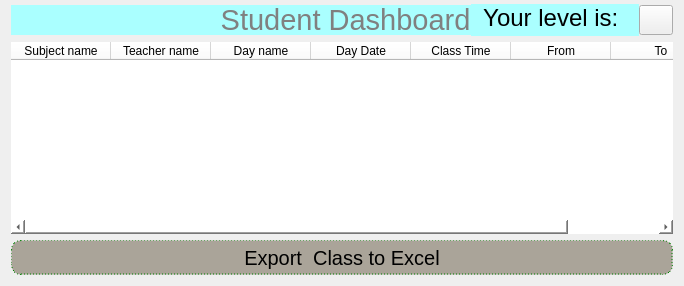
                    <widget class="QWidget" name="page_6">
                     <layout class="QVBoxLayout" name="verticalLayout_11">
                      <property name="topMargin">
                       <number>4</number>
                      </property>
                      <item>
                       <layout class="QHBoxLayout" name="horizontalLayout_10">
                        <property name="spacing">
                         <number>0</number>
                        </property>
                        <property name="topMargin">
                         <number>0</number>
                        </property>
                        <item>
                         <widget class="QLabel" name="label_7">
                          <property name="minimumSize">
                           <size>
                            <width>0</width>
                            <height>0</height>
                           </size>
                          </property>
                          <property name="maximumSize">
                           <size>
                            <width>16777215</width>
                            <height>30</height>
                           </size>
                          </property>
                          <property name="font">
                           <font>
                            <pointsize>22</pointsize>
                           </font>
                          </property>
                          <property name="layoutDirection">
                           <enum>Qt::LeftToRight</enum>
                          </property>
                          <property name="styleSheet">
                           <string notr="true">border-radius:none;
background-color:rgb(170, 255, 255);
color:gray;</string>
                          </property>
                          <property name="text">
                           <string>                          Student Dashboard</string>
                          </property>
                          <property name="alignment">
                           <set>Qt::AlignCenter</set>
                          </property>
                         </widget>
                        </item>
                        <item>
                         <widget class="QLabel" name="label_11">
                          <property name="maximumSize">
                           <size>
                            <width>156</width>
                            <height>16777215</height>
                           </size>
                          </property>
                          <property name="font">
                           <font>
                            <pointsize>18</pointsize>
                           </font>
                          </property>
                          <property name="styleSheet">
                           <string notr="true">background-color:rgb(170, 255, 255);
padding-bottom:4;</string>
                          </property>
                          <property name="text">
                           <string> Your level is:</string>
                          </property>
                         </widget>
                        </item>
                        <item>
                         <widget class="QLabel" name="label_9">
                          <property name="maximumSize">
                           <size>
                            <width>60</width>
                            <height>16777215</height>
                           </size>
                          </property>
                          <property name="font">
                           <font>
                            <pointsize>18</pointsize>
                           </font>
                          </property>
                          <property name="styleSheet">
                           <string notr="true">background-color:rgb(170, 255, 255);
</string>
                          </property>
                          <property name="text">
                           <string/>
                          </property>
                         </widget>
                        </item>
                        <item>
                         <widget class="QPushButton" name="pushButton_14">
                          <property name="minimumSize">
                           <size>
                            <width>0</width>
                            <height>0</height>
                           </size>
                          </property>
                          <property name="maximumSize">
                           <size>
                            <width>45</width>
                            <height>30</height>
                           </size>
                          </property>
                          <property name="toolTip">
                           <string>Your notification</string>
                          </property>
                          <property name="styleSheet">
                           <string notr="true">border-color:rgb(170, 255, 255);
padding-bottom:2;</string>
                          </property>
                          <property name="text">
                           <string/>
                          </property>
                          <property name="icon">
                           <iconset>
                            <normaloff>images/notification.png</normaloff>images/notification.png</iconset>
                          </property>
                          <property name="iconSize">
                           <size>
                            <width>60</width>
                            <height>60</height>
                           </size>
                          </property>
                         </widget>
                        </item>
                       </layout>
                      </item>
                      <item>
                       <widget class="QTableWidget" name="tableWidget_9">
                        <property name="minimumSize">
                         <size>
                          <width>0</width>
                          <height>0</height>
                         </size>
                        </property>
                        <property name="toolTip">
                         <string/>
                        </property>
                        <property name="styleSheet">
                         <string notr="true">background-color:white;
border-radius:15px;</string>
                        </property>
                        <property name="editTriggers">
                         <set>QAbstractItemView::NoEditTriggers</set>
                        </property>
                        <column>
                         <property name="text">
                          <string>Subject name</string>
                         </property>
                        </column>
                        <column>
                         <property name="text">
                          <string>Teacher name</string>
                         </property>
                        </column>
                        <column>
                         <property name="text">
                          <string>Day name</string>
                         </property>
                        </column>
                        <column>
                         <property name="text">
                          <string>Day Date</string>
                         </property>
                        </column>
                        <column>
                         <property name="text">
                          <string>Class Time</string>
                         </property>
                        </column>
                        <column>
                         <property name="text">
                          <string>From</string>
                         </property>
                        </column>
                        <column>
                         <property name="text">
                          <string>To</string>
                         </property>
                        </column>
                       </widget>
                      </item>
                      <item>
                       <layout class="QHBoxLayout" name="horizontalLayout_9">
                        <item>
                         <widget class="QPushButton" name="pushButton_31">
                          <property name="minimumSize">
                           <size>
                            <width>122</width>
                            <height>35</height>
                           </size>
                          </property>
                          <property name="font">
                           <font>
                            <pointsize>15</pointsize>
                           </font>
                          </property>
                          <property name="toolTip">
                           <string>select name from table then press 'Delete name'</string>
                          </property>
                          <property name="styleSheet">
                           <string notr="true">QPushButton{
background-color:rgb(170, 164, 153);
border:1px dashed green;
border-radius:10px;
}
QPushButton::hover{
background-color:rgba(255, 0, 0,70);
}
QPushButton::pressed{
border:1px solid black;
}
</string>
                          </property>
                          <property name="text">
                           <string>Export  Class to Excel</string>
                          </property>
                         </widget>
                        </item>
                       </layout>
                      </item>
                     </layout>
                    </widget>
